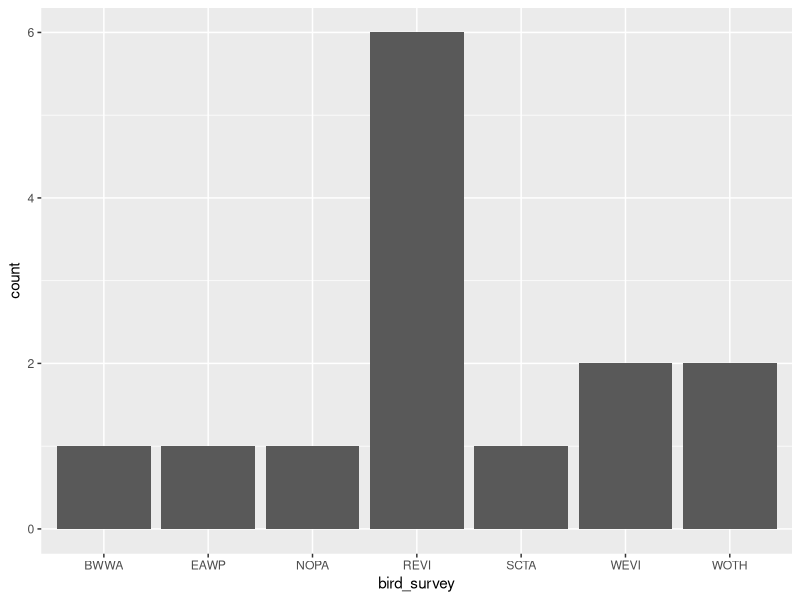
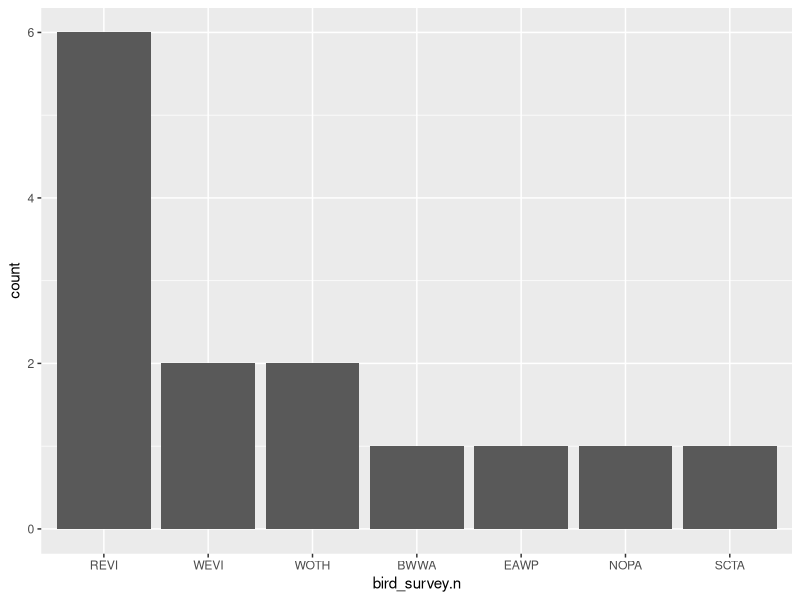
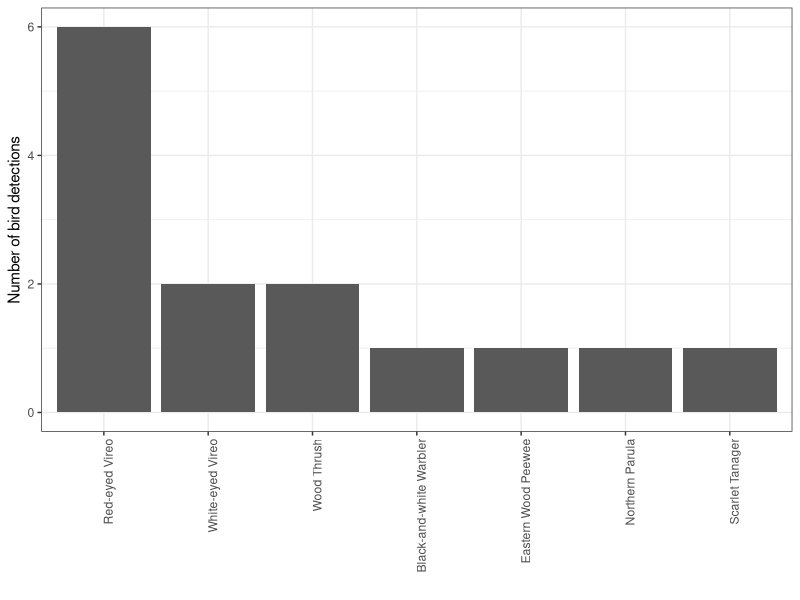

Reproduce these figures in R, in order. (Note: this script raises an error after producing the figures.)
# ENWC 617 
# Rachel Roday 
# 3/6/23
# GP4

######## Subsetting ########
x <- data.frame(var1 = c(1, 2, 4, NA), var2 = c(1, 3, 4, 5))

x[x$var1 ==2,]
x[which(x$var1 ==2),]
# USing the which function, better evalutes NAs vs actual values 


x[x$var1 %in% 2,]
x[x$var1 == 2 | is.na(x$var1),]

x[x$var1 != 2,]

x[x$var1 != 2 & !is.na(x$var1),]


########## Factors ##########

fact1 <- factor(c("dog", "goat", "bat"), levels = c("goat", "dog", "bat")) # a factor

fact2 <- factor(c("dog", "goat", "bat"), levels = c("bat", "dog", "goat")) # change order of factor level

identical(fact1, fact2)

bird_survey <- factor(c("REVI", "WOTH", "REVI", "WEVI", "NOPA", "REVI", "SCTA", "WEVI", "REVI", "REVI", "WOTH", "EAWP", "BWWA", "REVI"))
bird.df <- data.frame(bird_survey)
library(ggplot2)
ggplot(bird.df, aes(x=bird_survey))+
  geom_bar()

birds.levels <- c("REVI", "WEVI", "WOTH", "BWWA", "EAWP", "NOPA", "SCTA") # vector of levels in order

bird_survey.n <- factor(bird_survey, levels = birds.levels)
bird.sf2 <- data.frame(bird_survey.n)

ggplot(bird.sf2, aes(x=bird_survey.n))+
  geom_bar()

library(forcats)

fct_infreq(bird_survey)
birds.fct <- fct_recode(bird_survey, "Red-eyed Vireo" = "REVI", "White-eyed Vireo" = "WEVI", "Wood Thrush" = "WOTH", "Black-and-white Warbler" = "BWWA", "Eastern Wood Peewee" = "EAWP", "Northern Parula" = "NOPA", "Scarlet Tanager" = "SCTA")
birds.fct2 <- data.frame(fct_infreq(birds.fct))

ggplot(birds.fct2, aes(x=fct_infreq.birds.fct.))+
  geom_bar()+
  xlab("") +
  ylab("Number of bird detections")+
  theme_bw() +
  theme(axis.text.x = element_text(angle = 90, hjust = 1))


factor(c("fork", "knife", "spoon", "spoon", "Knife"), levels = c("fork", "knife", "spoon"))


####### Functions ########

mean(x = 1:10)
mean(1:10)

mean(c(1, 2, 3, NA), na.rm = TRUE) # removes the NA before calculation of the mean

mean(c(1, 2, 3, NA), TRUE) # gives an error because R thinks TRUE refers to the second argument "trim" which takes a number between 0 and 0.5

## plot histogram of normal distribution with mean = 0, sd = 1
x.sd1 <- rnorm(n = 1000, mean = 0, sd = 1)
ggplot(data.frame(x.sd1), aes(x = x.sd1)) +
  geom_histogram(closed = "left", boundary = 0, binwidth = 0.5, fill = "dodgerblue", color = "black")


x.sd10 <- rnorm(n=1000, mean = 0, sd=10)
ggplot(data.frame(x.sd10), aes(x=x.sd10))+
  geom_histogram(closed="left",boundary =0, binwidth = 5, color = "black",fill ="red")

x.sd100 <- rnorm(n=1000, mean = 0, sd=10)
ggplot(data.frame(x.sd100), aes(x=x.sd100))+
  geom_histogram(closed="left",boundary =0, binwidth = 50, color = "black",fill ="red")

#CHALLENGE. How does changing the number of random numbers generated affect the shape of the resulting distribution?
# The shape of the distribution gets tighter, and the count on the y axis is obviously larger when n increases


std_err <- function(x){
  sd(x)/sqrt(length(x))
}

std_err(1:10)
std_err(rnorm(100))


std_err(c(1:10, NA))

sd(c(1:10, NA), na.rm = TRUE)
sd(1:10)

length(1:1000)

std_err <- function(x){
  sd(x, na.rm = TRUE)/sqrt(length(x[!is.na(x)]))
}
# OR

std_err <- function(x){
  x.n <- x[!is.na(x)]
  sd(x.n)/sqrt(length(x.n))
}

std_err <- function(x, na.rm){
  sd(x, na.rm = na.rm)/sqrt(length(x[!is.na(x)]))
}

std_err(c(1:10, NA), na.rm = TRUE) # remove NAs

std_err(c(1:10, NA), na.rm = FALSE) # keep NAs
std_err(1:10)
std_err(c(1:10, NA)) # gives error

# Set default mode in the fuction 
std_err <- function(x, na.rm = FALSE){
  sd(x, na.rm = na.rm)/sqrt(length(x[!is.na(x)]))
}

std_err(c(1:10, NA))


std_err <- function(x, na.rm = FALSE){
  if (na.rm){
    x.n <- x[!is.na(x)] # if na.rm = TRUE, remove NAs from x and rename x.n
    sd(x.n)/sqrt(length(x.n)) # calculate se on x.n
  } else {
    sd(x)/sqrt(length(x)) # if na.rm = FALSE, calculate se on x
  }
}

mean50 <- function(x){
  NAx <- x[!is.na(x)]
  mean(NAx * 50)
}

vectorx <- c(1:10, NA)

mean50(vectorx)
mean(vectorx, na.rm = TRUE)
5.5 * 50





mean50 <- function(x, na.rm) {
  mean(x, na.rm = na.rm) * 50
}

mean50(vectorx, na.rm = FALSE)
mean50(vectorx, na.rm = TRUE)

#####################   IF/ELSE ##############
# if (condition) {(TRUE)} else{(FALSE)}
# IF else only works for true or false for na.rm

std_err <- function(x, na.rm = FALSE){
  if(na.rm){
    x.n <- x[!is.na(x)]
    sd(x.n)/sqrt(length(x.n))
  } else{
    sd(x)/sqrt(length(x))
  }
}


std_err(c(1:10, NA), na.rm = TRUE)





cor_sq <- function(vec1, vec2){
  if(length(vec1) != length(vec2)){
    stop("X and Y must be same length, hehe hi rachel")
  }else{
  cor(vec1, vec2)^2
  }
}


cor_sq(vec1=1:10, vec2 = 21:30)
cor_sq(vec1=1:10, vec2 = 20:30)


z.scores <- function(x, na.rm){
  (x-mean(x, na.rm = na.rm))/sd(x, na.rm = na.rm)
}

z.scores(c(1:10, NA), na.rm = TRUE)

############### ITeration ####################
dat <- data.frame(one = rnorm(50), two = rnorm(50), three = rnorm(50), four = rnorm(50))

output_sd <- vector(mode = "double")

for(i in seq_along(dat)){
  output_sd[i] <- sd(dat[,i])
}


apply(dat, 2, sd)


## packages
library(ggplot2)

## count number of orders in msleep
orders_n <- length(unique(msleep$order))

## define empty vector
output_sleep <- vector(mode = "double", length = orders_n)
names(output_sleep) <- unique(msleep$order) # name it by order

## run for loop
for(i in seq_len(orders_n)){   #alternatively (i in 1:orders_n)
  order.i <- unique(msleep$order)[[i]] # select each order
  msleep.n <- msleep[msleep$order %in% order.i, ] # subset msleep
  output_sleep[[i]] <- mean(msleep.n$sleep_total, na.rm = TRUE) # calculate mean and save to output
}

## check output
output_sleep
?seq_len

aggregate(sleep_total ~ order, msleep, mean)

## use tapply
tapply(msleep$sleep_total, msleep$order, mean)

#### Challenge

output_mean <- vector(mode = "numeric")

for(i in seq_len(nrow(dat))){
  output_mean[[i]] <- mean(unlist(dat[i,]))
}

output_mean

?unlist

apply(dat, 1, mean)
